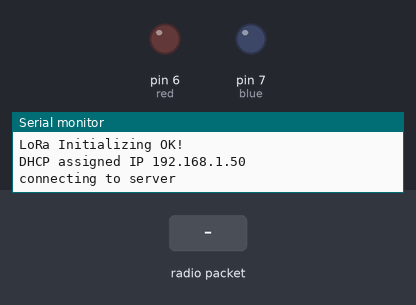
This sketch was run on a simulated Arduino Uno, built with avr-gcc and run on an emulated ATmega328P. Parts: output pins drawn as LEDs (lit = HIGH), the last lines printed to the serial monitor. Inputs (shaded band) come from the test bench. WiFi joins after 1.5 s; servers stay silent unless stated; uploads are accepted with an empty reply; no radio packets arrive unless stated.

Above: at 6.7 s.
6.8 s: radio packet "a" arrives
At 7.93 s:
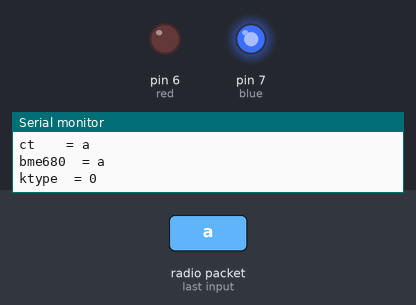
9.4 s: radio packet "b" arrives
At 11.7 s:
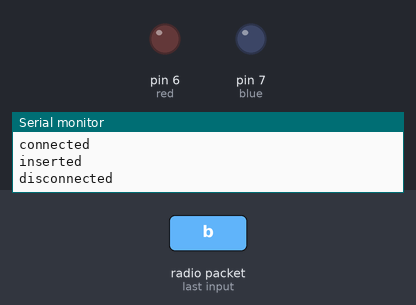
12.0 s: radio packet "c" arrives
At 13.7 s:
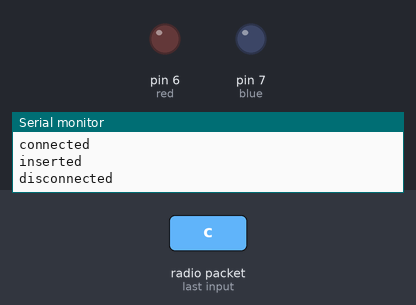
Timing chart, 0 to 15.2 s (numbered marks = the images above; inputs shaded):
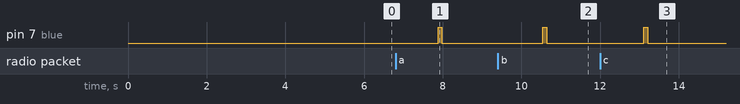

The sketch:

reciver_lora_ethernet.ino
```cpp
#include <avr/wdt.h>
#include <SPI.h>
#include <LoRa.h>
#include <Ethernet.h>
#define ss 3
#define rst 9
#define dio0 2
String b1, b2, b3, b4, b5, b6, b7, b8;
int b9 = 0.0;
int b10 = 0.0;
int b11, b21, b31, b41, b51, b61, b71, b81, b91;
byte mac[] = { 0xAE, 0xAD, 0xDE, 0xEF, 0xEE, 0xED };

//// the rstahl router's dns address:
//IPAddress dnServer(172, 30, 29, 1);
//// the rstahl router's gateway address:
//IPAddress gateway(172, 30, 29, 1);
//// the rstahl subnet:
//IPAddress subnet(255, 255, 255, 0);
//// the rstahl ip address:
//IPAddress ip(172, 30, 29, 21);
//// the rstahl server address:
//char serv[] = "s-iot01.stahl.de";

IPAddress dnServer(172, 30, 29, 1);
// the router's gateway address:
IPAddress gateway(10, 10, 40, 1);
// the subnet:
IPAddress subnet(255, 255, 252, 0);
IPAddress ip(10, 10, 43, 15);
byte serv[] = {172, 16, 5, 233} ; //Enter the IPv4 address // inner ip bit


EthernetClient cliente;
byte counter = 0;

void(* resetFunc) (void) = 0;//declare reset function at address 0

void ethernet()
{
  Ethernet.init(10);  // Most Arduino shields

  if (Ethernet.begin(mac) == 0) {
    Serial.println("Failed to configure Ethernet using DHCP");
    // Check for Ethernet hardware present
    if (Ethernet.hardwareStatus() == EthernetNoHardware) {
      Serial.println("Ethernet shield was not found.  Sorry, can't run without hardware. :(");
      while (true) {
        delay(1); // do nothing, no point running without Ethernet hardware
      }
    }
    if (Ethernet.linkStatus() == LinkOFF) {
      Serial.println("Ethernet cable is not connected.");
    }
    // try to congifure using IP address instead of DHCP:
    Ethernet.begin(mac, ip, dnServer, gateway, subnet);
  }

  else {
    Serial.print("DHCP assigned IP ");
    Serial.println(Ethernet.localIP());
  }
  // give the Ethernet shield a second to initialize:
  delay(1000);
  Serial.print("connecting to server");
}

void setup() {

  wdt_disable();  /* Disable the watchdog and wait for more than 2 seconds */
  delay(3000);  /* Done so that the Arduino doesn't keep resetting infinitely in case of wrong configuration */
  wdt_enable(WDTO_8S);  /* Enable the watchdog with a timeout of 2 seconds */
  Serial.begin(9600);
  pinMode(7, OUTPUT); //blue
  pinMode(6, OUTPUT); //red
  while (!Serial);
  Serial.println("LoRa Reciver");
  //setup LoRa transceiver module
  LoRa.setPins(ss, rst, dio0);
  if (!LoRa.begin(915E6)) {
    Serial.println("Starting LoRa failed!");
    while (1);
    delay(500);
  }
  LoRa.setSpreadingFactor(7);
  LoRa.setSignalBandwidth(125E3);
  LoRa.setCodingRate4(8);
  LoRa.setPreambleLength(8);
  LoRa.setSyncWord(0xF3);
  Serial.println("LoRa Initializing OK!");
  ethernet();
}


void sender() {
  cliente.stop();
   //if (cliente.connect(serv, 81)) {           //rstahl Connecting at the IP address and port we saved before
   if (cliente.connect(serv, 80)) {             // bit Connecting at the IP address and port we saved before
    Serial.println("connected");
    //cliente.print("GET /iot/insert-folder/insert.php?");         //rstahl url
    cliente.print("GET /projects/iot/insert-folder/insert.php?");  //bit url
    cliente.print("temperature=");
    cliente.print(b2);
    cliente.print("&current=");
    cliente.print(b7);
    cliente.print("&humidity=");
    cliente.print(b4);
    cliente.print("&pressure=");
    cliente.print(b6);
    cliente.print("&dust=");
    cliente.print(b5);
    cliente.print("&lux=");
    cliente.print(b3);
    cliente.print("&pt100=");
    cliente.print(b1);
    cliente.print("&ktype=");
    cliente.print(b9);
    cliente.print("&ktype1=");
    cliente.print(b10);
    cliente.print("&pressure1=");
    cliente.println(b8);
    Serial.println("inserted");


    counter = 0;
    while (cliente.connected()) {
      if (cliente.available()) {
        // read an incoming byte from the server and print it to serial monitor:
        char c = cliente.read();
        Serial.print(c);
      }
    }

    Serial.println("disconnected");


  }
  else {
    // if you didn't get a connection to the server:
    Serial.println("connection failed");
    digitalWrite(6, HIGH);//red
    counter++;
    Serial.print("counter");
    Serial.println(counter);
    if (counter == 21) {
      delay(1000);
      resetFunc(); //call reset
      delay(1000);
      counter = 0;
    }
  }
}
void lora() {

  int packetSize = LoRa.parsePacket();
  //digitalWrite(6, LOW); //red
  if (packetSize) {
    // received a packet
    Serial.println("Received packet");

    // read packet
    while (LoRa.available()) {
      String a = LoRa.readString();
      Serial.println(a);
      int a1 = a.indexOf("a");
      int a2 = a.indexOf("b");
      int a3 = a.indexOf("c");
      int a4 = a.indexOf("d");
      int a5 = a.indexOf("e");
      int a6 = a.indexOf("f");
      int a7 = a.indexOf("g");
      int a8 = a.indexOf("h");
      int a9 = a.indexOf("i");
      int a10 = a.indexOf("j");
      int a11 = a.indexOf("k");
      int a12 = a.indexOf("l");
      int a13 = a.indexOf("m");
      int a14 = a.indexOf("n");
      int a15 = a.indexOf("o");
      int a16 = a.indexOf("p");


      b1 = a.substring(a1 + 1, a2);
      b2 = a.substring(a3 + 1, a4);
      b3 = a.substring(a5 + 1, a6);
      b4 = a.substring(a7 + 1, a8);
      b5 = a.substring(a9 + 1, a10);
      b6 = a.substring(a11 + 1, a12);
      b7 = a.substring(a13 + 1, a14);
      b8 = a.substring(a15 + 1, a16);


      Serial.print("pt100 = ");
      Serial.println(b1);
      Serial.print("dalls = ");
      Serial.println(b2);
      Serial.print("tsl   = ");
      Serial.println(b3);
      Serial.print("humi  = ");
      Serial.println(b4);
      Serial.print("dust  = ");
      Serial.println(b5);
      Serial.print("bme280   = ");
      Serial.println(b6);
      Serial.print("ct    = ");
      Serial.println(b7);
      Serial.print("bme680  = ");
      Serial.println(b8);
      Serial.print("ktype  = ");
      Serial.println(b9);
      Serial.print("ktype1  = ");
      Serial.println(b10);
      digitalWrite(7, HIGH); //blue
      delay(100);
      digitalWrite(7, LOW); //blue
      digitalWrite(6, LOW); //red

    }
    sender();
  }

}
void loop() {
  lora();
  Ethernet.maintain();
  wdt_reset(); // reset the wdt
  delay(100);

}
```

Measured:
- after the input at 6.8 s, pin 7 (blue): LOW → HIGH after 1.1 s, → LOW 0.10 s later
- after the input at 9.4 s, pin 7 (blue): LOW → HIGH after 1.1 s, → LOW 0.10 s later
- after the input at 12.0 s, pin 7 (blue): LOW → HIGH after 1.1 s, → LOW 0.10 s later
